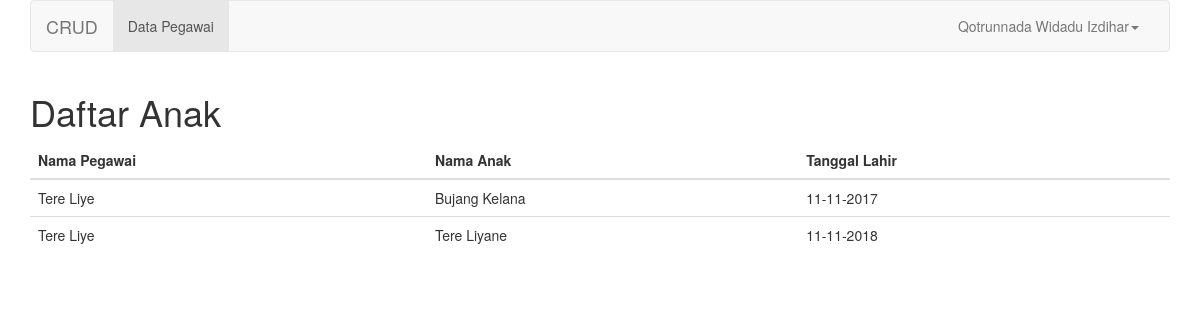
The app's page /index.php/anak/index/2 with its own data.
### tables this page shows
CREATE TABLE `anak` (
  `id` int(11) NOT NULL,
  `nama` varchar(255) NOT NULL,
  `tanggalLahir` date NOT NULL,
  `fk_pegawai` int(11) NOT NULL
);

CREATE TABLE `pegawai` (
  `id` int(11) NOT NULL,
  `nama` varchar(255) NOT NULL,
  `nip` varchar(30) NOT NULL,
  `tanggalLahir` date NOT NULL,
  `alamat` varchar(255) NOT NULL
);

### application/controllers/Anak.php (called while the page is built, shortened)
<?php
class Anak extends CI_Controller {
	public function index($idPegawai)
	{
		$this->load->model('pegawai_model');
		$data["anak_list"] = $this->pegawai_model->getAnakByPegawai($idPegawai);
		$this->load->view('anak',$data);
	}
}
 ?>

### index.php (called while the page is built, shortened)
<?php
require_once BASEPATH.'core/CodeIgniter.php';

### application/models/Pegawai_Model.php (called while the page is built, shortened)
<?php
class Pegawai_Model extends CI_Model {
		public function getAnakByPegawai($idPegawai)
		{
			$this->db->select("pegawai.nama as namaPegawai, anak.nama as namaAnak,DATE_FORMAT(anak.tanggalLahir,'%d-%m-%Y') as tanggalLahir");
			$this->db->where('fk_pegawai', $idPegawai);
			$this->db->join('pegawai', 'pegawai.id = anak.fk_pegawai', 'left');
			$query = $this->db->get('anak');
			return $query->result();
		}
}
 ?>

### application/views/anak.php (the view, shortened to what this page needs)
<!DOCTYPE html>
<html lang="">
	<head>
		<link rel="stylesheet" href="<?php echo base_url('') ?>assets/css/bootstrap.min.css">
	</head>
	<body>
		<div class="container-fluid">
				<div class="col-xs-12 col-sm-12 col-md-12 col-lg-12">
						<nav class="navbar navbar-default" role="navigation">
							<div class="container-fluid">
								<div class="navbar-header">
									<a class="navbar-brand" href="#">CRUD</a>
								</div>
								<div class="collapse navbar-collapse navbar-ex1-collapse">
									<ul class="nav navbar-nav">
										<li class="active"><a href="<?php echo site_url('pegawai') ?>">Data Pegawai</a></li>
									</ul>
									<ul class="nav navbar-nav navbar-right">
										<li class="dropdown">
											<a href="#" class="dropdown-toggle" data-toggle="dropdown">Qotrunnada Widadu Izdihar<b class="caret"></b></a>
										</li>
									</ul>
								</div>
						</div>
						</nav>
					</div>
					<div class="col-xs-12 col-sm-12 col-md-12 col-lg-12">
						<h1>Daftar Anak</h1>
						<div class="table-responsive">
							<table class="table table-hover">
								<thead>
									<tr>
										<th>Nama Pegawai</th>
										<th>Nama Anak</th>
										<th>Tanggal Lahir</th>
									</tr>
								</thead>
								<tbody>
								<?php foreach ($anak_list as $key) { ?>
									<tr>
										<td><?php echo $key->namaPegawai ?></td>
										<td><?php echo $key->namaAnak ?></td>
										<td><?php echo $key->tanggalLahir ?></td>
									</tr>
								<?php } ?>
								</tbody>
							</table>
						</div>
					</div>
	</body>
</html>

### records on screen
anak: fk_pegawai.nama "Tere Liye", nama "Bujang Kelana", tanggalLahir "11-11-2017"
anak: fk_pegawai.nama "Tere Liye", nama "Tere Liyane", tanggalLahir "11-11-2018"
